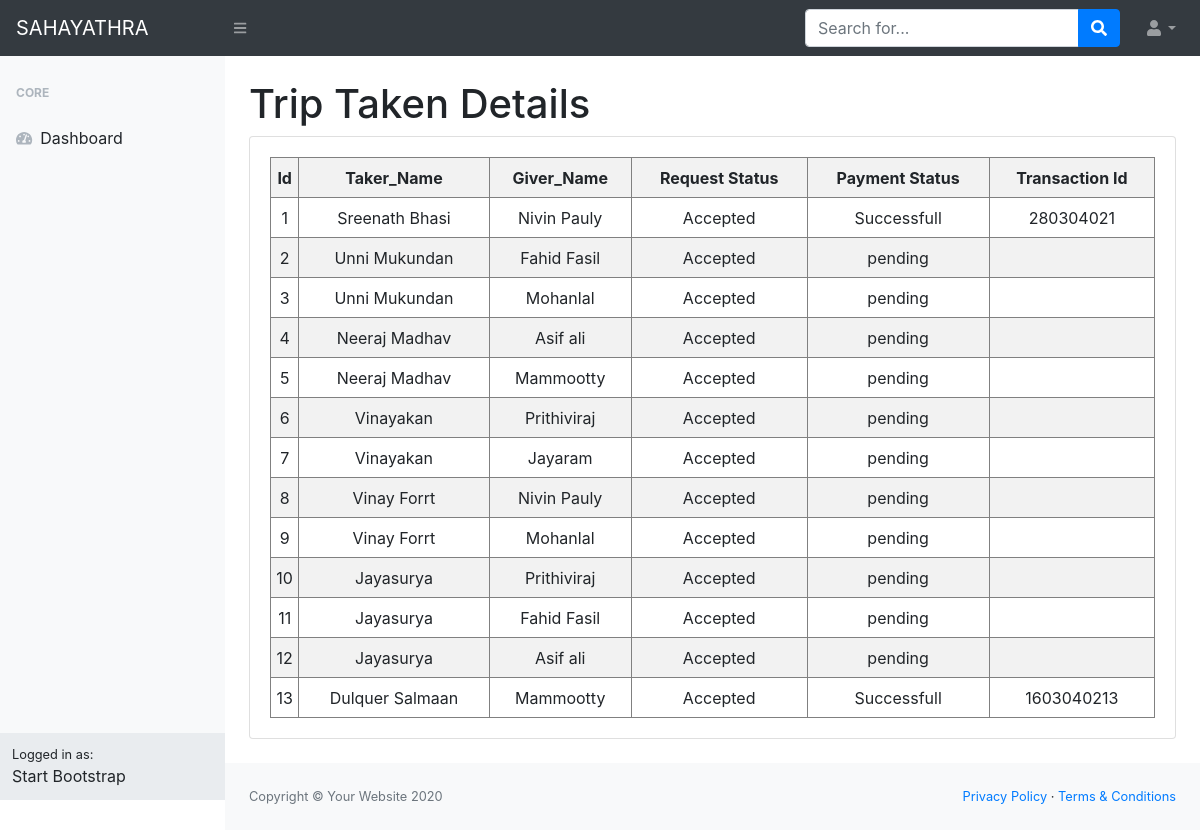
/Admin/dist/trip_taken.php, run on the app's committed database.
### tables this page shows
CREATE TABLE IF NOT EXISTS `payment` (
  `Id` int(11) NOT NULL AUTO_INCREMENT,
  `Taker_Name` varchar(22) NOT NULL,
  `Giver_Name` varchar(22) NOT NULL,
  `req_status` varchar(33) NOT NULL,
  `payment_status` varchar(22) NOT NULL,
  `Transaction_id` varchar(51) NOT NULL,
  PRIMARY KEY (`Id`)
);

### Admin/dist/trip_taken.php (the view, shortened to what this page needs)
<!DOCTYPE html>
<html lang="en">
    <head>
        <link href="css/styles.css" rel="stylesheet" />
    </head>
    <body class="sb-nav-fixed">
        <nav class="sb-topnav navbar navbar-expand navbar-dark bg-dark">
            <a class="navbar-brand" href="index.html">SAHAYATHRA</a>
            <button class="btn btn-link btn-sm order-1 order-lg-0" id="sidebarToggle" href="#"><i class="fas fa-bars"></i></button>
            <form class="d-none d-md-inline-block form-inline ml-auto mr-0 mr-md-3 my-2 my-md-0">
                <div class="input-group">
                    <input class="form-control" type="text" placeholder="Search for..." aria-label="Search" aria-describedby="basic-addon2" />
                    <div class="input-group-append">
                        <button class="btn btn-primary" type="button"><i class="fas fa-search"></i></button>
                    </div>
                </div>
            </form>
            <ul class="navbar-nav ml-auto ml-md-0">
                <li class="nav-item dropdown">
                    <a class="nav-link dropdown-toggle" id="userDropdown" href="#" role="button" data-toggle="dropdown" aria-haspopup="true" aria-expanded="false"><i class="fas fa-user fa-fw"></i></a>
                </li>
            </ul>
        </nav>
        <div id="layoutSidenav">
            <div id="layoutSidenav_nav">
                <nav class="sb-sidenav accordion sb-sidenav-light" id="sidenavAccordion">
                    <div class="sb-sidenav-menu">
                        <div class="nav">
                            <div class="sb-sidenav-menu-heading">Core</div>
                            <a class="nav-link" href="admin.php">
                                <div class="sb-nav-link-icon"><i class="fas fa-tachometer-alt"></i></div>
                                Dashboard
                            </a>
                         </div>
                    </div>
                    <div class="sb-sidenav-footer">
                        <div class="small">Logged in as:</div>
                        Start Bootstrap
                    </div>
                </nav>
            </div>
            <div id="layoutSidenav_content">
                <main>
                    <div class="container-fluid">
                        <h1 class="mt-4">Trip Taken Details</h1>
                        <div class="card mb-4">
                            <div class="card-body">
                            <?php
$conn = mysqli_connect('localhost','root','','sahayathra');
$sql = "SELECT * FROM `payment`";
$result = mysqli_query($conn, $sql);
if (mysqli_num_rows($result) > 0)
{
    ?>
  <table class=" table-striped" border="1" width="100%" style="text-align:center;">
 <tr style="height:40px;">
     <th>Id</th>
      <th>Taker_Name</th>
      <th>Giver_Name</th>
     <th>Request Status</th>
      <th>Payment Status</th>
    <th>Transaction Id</th>
  </tr>
  <?php
while($row = mysqli_fetch_array($result))
{
    ?>
 <tr style="height:40px;">
      <td><?php echo $row['Id']?></td>
      <td> <?php echo $row['Taker_Name']?></td>
      <td><?php echo  $row['Giver_Name']?></td>
      <td><?php echo $row['req_status']?></td>
      <td><?php echo $row['payment_status']?></td>
      <td><?php echo $row['Transaction_id']?></td>
  </tr>
  <?php
}
?>
</table>
<?php
}
?>
                            </div>
                        </div>
                    </div>
                </main>
                <footer class="py-4 bg-light mt-auto">
                    <div class="container-fluid">
                        <div class="d-flex align-items-center justify-content-between small">
                            <div class="text-muted">Copyright &copy; Your Website 2020</div>
                            <div>
                                <a href="#">Privacy Policy</a>
                                &middot;
                                <a href="#">Terms &amp; Conditions</a>
                            </div>
                        </div>
                    </div>
                </footer>
            </div>
        </div>
    </body>
</html>

### data on the page
payment: Id "1", Taker_Name "Sreenath Bhasi", Giver_Name "Nivin Pauly", req_status "Accepted", payment_status "Successfull", Transaction "280304021"
payment: Id "2", Taker_Name "Unni Mukundan", Giver_Name "Fahid Fasil", req_status "Accepted", payment_status "pending"
payment: Id "3", Taker_Name "Unni Mukundan", Giver_Name "Mohanlal", req_status "Accepted", payment_status "pending"
payment: Id "4", Taker_Name "Neeraj Madhav", Giver_Name "Asif ali", req_status "Accepted", payment_status "pending"
payment: Id "5", Taker_Name "Neeraj Madhav", Giver_Name "Mammootty", req_status "Accepted", payment_status "pending"
payment: Id "6", Taker_Name "Vinayakan", Giver_Name "Prithiviraj", req_status "Accepted", payment_status "pending"
payment: Id "7", Taker_Name "Vinayakan", Giver_Name "Jayaram", req_status "Accepted", payment_status "pending"
payment: Id "8", Taker_Name "Vinay Forrt", Giver_Name "Nivin Pauly", req_status "Accepted", payment_status "pending"
payment: Id "9", Taker_Name "Vinay Forrt", Giver_Name "Mohanlal", req_status "Accepted", payment_status "pending"
payment: Id "10", Taker_Name "Jayasurya", Giver_Name "Prithiviraj", req_status "Accepted", payment_status "pending"
payment: Id "11", Taker_Name "Jayasurya", Giver_Name "Fahid Fasil", req_status "Accepted", payment_status "pending"
payment: Id "12", Taker_Name "Jayasurya", Giver_Name "Asif ali", req_status "Accepted", payment_status "pending"
payment: Id "13", Taker_Name "Dulquer Salmaan", Giver_Name "Mammootty", req_status "Accepted", payment_status "Successfull", Transaction "1603040213"
